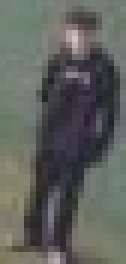
#> input picture person/9999962_00000_d_0000006_18.jpg, 21 x 44 px (shown 6 times larger)
$ python seamless_cloning_v1.1.py
#> lines starting #> are read from the running program, lines starting #| are printed output that depends on the picture
import cv2
import numpy as np
import matplotlib.pyplot as plt
from scipy.sparse import diags
from scipy.sparse.linalg import spsolve
import os

def create_automatic_mask(src_img, method='threshold', threshold_value=240):
    """
    Crea una máscara automática usando diferentes métodos

    Args:
        src_img: Imagen fuente
        method: 'threshold', 'grabcut', 'contour'
        threshold_value: Valor de umbral para threshold
    """
    if method == 'threshold':
        # Método de umbralización (más simple y rápido)
        gray = cv2.cvtColor(src_img, cv2.COLOR_BGR2GRAY)
        _, binary_mask = cv2.threshold(gray, threshold_value, 255, cv2.THRESH_BINARY_INV)

        # Operaciones morfológicas para limpiar la máscara
        kernel = np.ones((3,3), np.uint8)
        binary_mask = cv2.morphologyEx(binary_mask, cv2.MORPH_CLOSE, kernel, iterations=2)
        binary_mask = cv2.morphologyEx(binary_mask, cv2.MORPH_OPEN, kernel, iterations=1)

        # Suavizar bordes
        binary_mask = cv2.GaussianBlur(binary_mask, (5, 5), 0)

        # Convertir a 3 canales
        mask = cv2.cvtColor(binary_mask, cv2.COLOR_GRAY2BGR)

    elif method == 'grabcut':
        # Método GrabCut (más preciso pero más lento)
        mask = np.zeros(src_img.shape[:2], np.uint8)
        bgdModel = np.zeros((1,65), np.float64)
        fgdModel = np.zeros((1,65), np.float64)

        # Definir rectángulo inicial (ajustar según necesidad)
        height, width = src_img.shape[:2]
        rect = (10, 10, width-20, height-20)

        cv2.grabCut(src_img, mask, rect, bgdModel, fgdModel, 5, cv2.GC_INIT_WITH_RECT)

        # Crear máscara final
        mask2 = np.where((mask == 2) | (mask == 0), 0, 1).astype('uint8')
        mask = cv2.cvtColor(mask2 * 255, cv2.COLOR_GRAY2BGR)

    elif method == 'contour':
        # Método de contornos
        gray = cv2.cvtColor(src_img, cv2.COLOR_BGR2GRAY)
        _, binary = cv2.threshold(gray, threshold_value, 255, cv2.THRESH_BINARY_INV)

        # Encontrar contornos
        contours, _ = cv2.findContours(binary, cv2.RETR_EXTERNAL, cv2.CHAIN_APPROX_SIMPLE)

        # Crear máscara basada en el contorno más grande
        mask = np.zeros(src_img.shape, dtype=np.uint8)
        if contours:
            largest_contour = max(contours, key=cv2.contourArea)
            cv2.fillPoly(mask, [largest_contour], (255, 255, 255))

    return mask

# [49 lines left out: function poisson_blend_channel, not called in this run]

def enhanced_seamless_clone(src, dst, mask, center, blend_type='mixed', use_poisson=False):
    """
    Versión mejorada de seamless cloning con múltiples opciones

    Args:
        src: Imagen fuente
        dst: Imagen destino
        mask: Máscara
        center: Centro donde colocar
        blend_type: 'normal', 'mixed', 'feature_exchange', 'color_change'
        use_poisson: Si usar implementación propia de Poisson o OpenCV
    """

    if use_poisson:
        # Usar implementación propia de Poisson blending
        print("Usando implementación propia de Poisson blending...")

        # Calcular offset
        h, w = src.shape[:2]
        offset_x = center[0] - w // 2
        offset_y = center[1] - h // 2

        # Convertir máscara a escala de grises
        if len(mask.shape) == 3:
            mask_gray = cv2.cvtColor(mask, cv2.COLOR_BGR2GRAY)
        else:
            mask_gray = mask

        # Aplicar blending canal por canal
        result = dst.copy()
        for c in range(3):
            blended_channel = poisson_blend_channel(
                src[:,:,c], dst[:,:,c], mask_gray, offset_x, offset_y
            )

            # Copiar resultado al área correspondiente
            y1, y2 = max(0, offset_y), min(dst.shape[0], offset_y + h)
            x1, x2 = max(0, offset_x), min(dst.shape[1], offset_x + w)

            if y2 > y1 and x2 > x1:
                src_y1 = max(0, -offset_y)
                src_x1 = max(0, -offset_x)
                src_y2 = src_y1 + (y2 - y1)
                src_x2 = src_x1 + (x2 - x1)

                result[y1:y2, x1:x2, c] = blended_channel[src_y1:src_y2, src_x1:src_x2]

        return result

    else:
        # Usar OpenCV seamlessClone
        clone_flags = {
            'normal': cv2.NORMAL_CLONE,
            'mixed': cv2.MIXED_CLONE,
            'feature_exchange': cv2.MIXED_CLONE,  # OpenCV no tiene FEATURE_EXCHANGE
            'color_change': cv2.MIXED_CLONE
        }

        flag = clone_flags.get(blend_type, cv2.MIXED_CLONE)
        return cv2.seamlessClone(src, dst, mask, center, flag)

# [33 lines left out: function multi_scale_blending, not called in this run]

def seamless_clone_pipeline(src_path, dst_path, output_dir, center=None,
                          mask_method='threshold', blend_types=['normal', 'mixed'],
                          use_multi_scale=False, show_results=True):
    """
    Pipeline completo de seamless cloning mejorado

    Args:
        src_path: Ruta imagen fuente
        dst_path: Ruta imagen destino
        output_dir: Directorio de salida
        center: Centro donde colocar (None para auto-centrar)
        mask_method: Método para crear máscara
        blend_types: Lista de tipos de blending a probar
        use_multi_scale: Si usar blending multi-escala
        show_results: Si mostrar resultados
    """
#> called with src_path = 'person/9999962_00000_d_0000006_18.jpg', dst_path = 'images/0000013_00465_d_0000067.jpg', output_dir = 'output/enhanced_results', center = (745, 693), mask_method = 'threshold', use_multi_scale = False, show_results = True

    # Crear directorio de salida
    os.makedirs(output_dir, exist_ok=True)

    # Leer imágenes
    src = cv2.imread(src_path)
#> src is the input picture: shape (44, 21, 3); mean B, G, R 92.6, 97.5, 94.3
    dst = cv2.imread(dst_path)
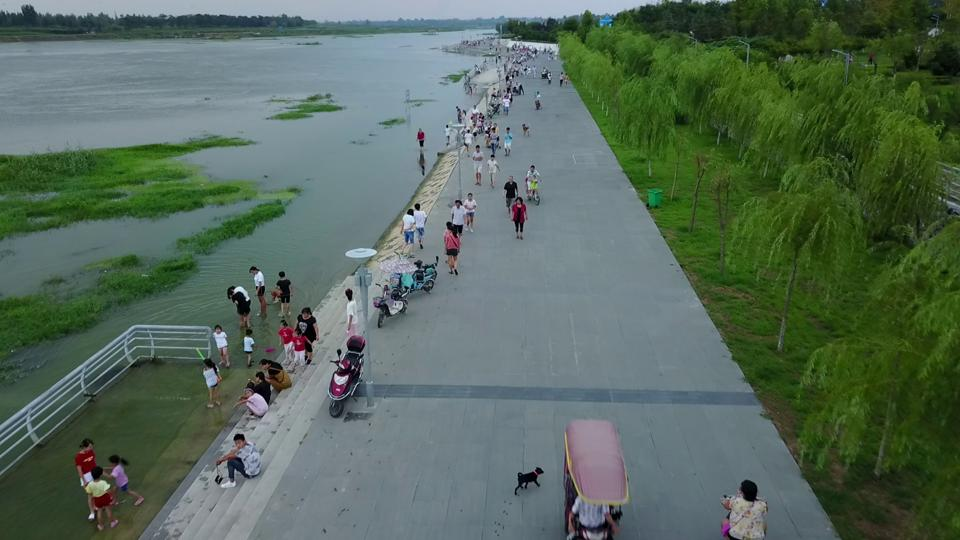
#> input picture images/0000013_00465_d_0000067.jpg, 960 x 540 px
#> dst is the input picture: shape (540, 960, 3); mean B, G, R 91, 105.4, 86.4

    if src is None or dst is None:
        print("Error: No se pudieron cargar las imágenes")
        return

    print(f"Imagen fuente: {src.shape}")
#| Imagen fuente: (44, 21, 3)
    print(f"Imagen destino: {dst.shape}")
#| Imagen destino: (540, 960, 3)

    # Crear máscara automática
    print(f"Creando máscara usando método: {mask_method}")
    src_mask = create_automatic_mask(src, method=mask_method)
#> in create_automatic_mask, `gray = cv2.cvtColor(src_img, cv2.COLOR_BGR2GRAY)`:
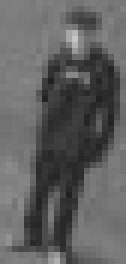
#> gray: shape (44, 21) (shown 6 times larger); min 34, max 197, mean 96
#> in create_automatic_mask, `_, binary_mask = cv2.threshold(gray, threshold_value, 255, cv2.THRESH_..`: binary_mask: shape (44, 21); every value is 255
#> in create_automatic_mask, `mask = cv2.cvtColor(binary_mask, cv2.COLOR_GRAY2BGR)`: mask: shape (44, 21, 3); every value is 255

    # Auto-centrar si no se especifica centro
    if center is None:
        center = (dst.shape[1] // 2, dst.shape[0] // 2)
        print(f"Centro automático: {center}")

    # Guardar máscara para inspección
    mask_path = os.path.join(output_dir, "generated_mask.jpg")
    cv2.imwrite(mask_path, src_mask)
    print(f"Máscara guardada en: {mask_path}")

    results = {}

    # Probar diferentes tipos de blending
    for blend_type in blend_types:
        print(f"\nProbando blending tipo: {blend_type}")

        try:
            if use_multi_scale and blend_type == 'mixed':
                output = multi_scale_blending(src, dst, src_mask, center)
                suffix = f"{blend_type}_multiscale"
            else:
                output = enhanced_seamless_clone(src, dst, src_mask, center, blend_type)
                suffix = blend_type

            # Guardar resultado
            base_name = os.path.splitext(os.path.basename(src_path))[0]
            output_path = os.path.join(output_dir, f"{base_name}_{suffix}_CLONE.jpg")
            cv2.imwrite(output_path, output)

            results[blend_type] = output
            print(f"✓ Guardado: {output_path}")

        except Exception as e:
            print(f"✗ Error con {blend_type}: {e}")
#> after the loop, results = 0 items

    # Mostrar resultados comparativos
    if show_results and results:
        plt.figure(figsize=(15, 10))

        # Imagen original
        plt.subplot(2, 3, 1)
        plt.imshow(cv2.cvtColor(src, cv2.COLOR_BGR2RGB))
        plt.title('Fuente')
        plt.axis('off')

        plt.subplot(2, 3, 2)
        plt.imshow(cv2.cvtColor(dst, cv2.COLOR_BGR2RGB))
        plt.title('Destino')
        plt.axis('off')

        plt.subplot(2, 3, 3)
        plt.imshow(cv2.cvtColor(src_mask, cv2.COLOR_BGR2RGB))
        plt.title('Máscara')
        plt.axis('off')

        # Resultados
        for idx, (blend_type, result) in enumerate(results.items()):
            plt.subplot(2, 3, 4 + idx)
            plt.imshow(cv2.cvtColor(result, cv2.COLOR_BGR2RGB))
            plt.title(f'Resultado {blend_type}')
            plt.axis('off')

        plt.tight_layout()
        plt.savefig(os.path.join(output_dir, "comparison.png"), dpi=150, bbox_inches='tight')
        plt.show()

    return results

# Ejemplo de uso mejorado
if __name__ == "__main__":
    # Configuración
    src_path = "person/9999962_00000_d_0000006_18.jpg"
    dst_path = "images/0000013_00465_d_0000067.jpg"
    output_dir = "output/enhanced_results"

    # Pipeline completo con múltiples opciones
    results = seamless_clone_pipeline(
        src_path=src_path,
        dst_path=dst_path,
        output_dir=output_dir,
        center=(745, 693),  # o None para auto-centrar
        mask_method='threshold',  # 'threshold', 'grabcut', 'contour'
        blend_types=['normal', 'mixed'],
        use_multi_scale=False,
        show_results=True
    )
#> results = 0 items

    print(f"\n✓ Pipeline completado. Resultados en: {output_dir}")
    print(f"✓ Se generaron {len(results)} variaciones")
#| ✓ Se generaron 0 variaciones

    # Ejemplo con diferentes métodos de máscara
    for mask_method in ['threshold', 'contour']:
        method_output_dir = f"output/mask_{mask_method}"

        results_method = seamless_clone_pipeline(
            src_path=src_path,
            dst_path=dst_path,
            output_dir=method_output_dir,
            center=(660, 253),
            mask_method=mask_method,
            blend_types=['mixed'],
            show_results=False
        )
#| Imagen fuente: (44, 21, 3)
#| Imagen destino: (540, 960, 3)
#> the loop in seamless_clone_pipeline (call 2), `for blend_type in blend_types:` made 1 pass
#> flag in enhanced_seamless_clone on pass 1: 2
#> results_method = 1 item

        print(f"✓ Método {mask_method} completado")
